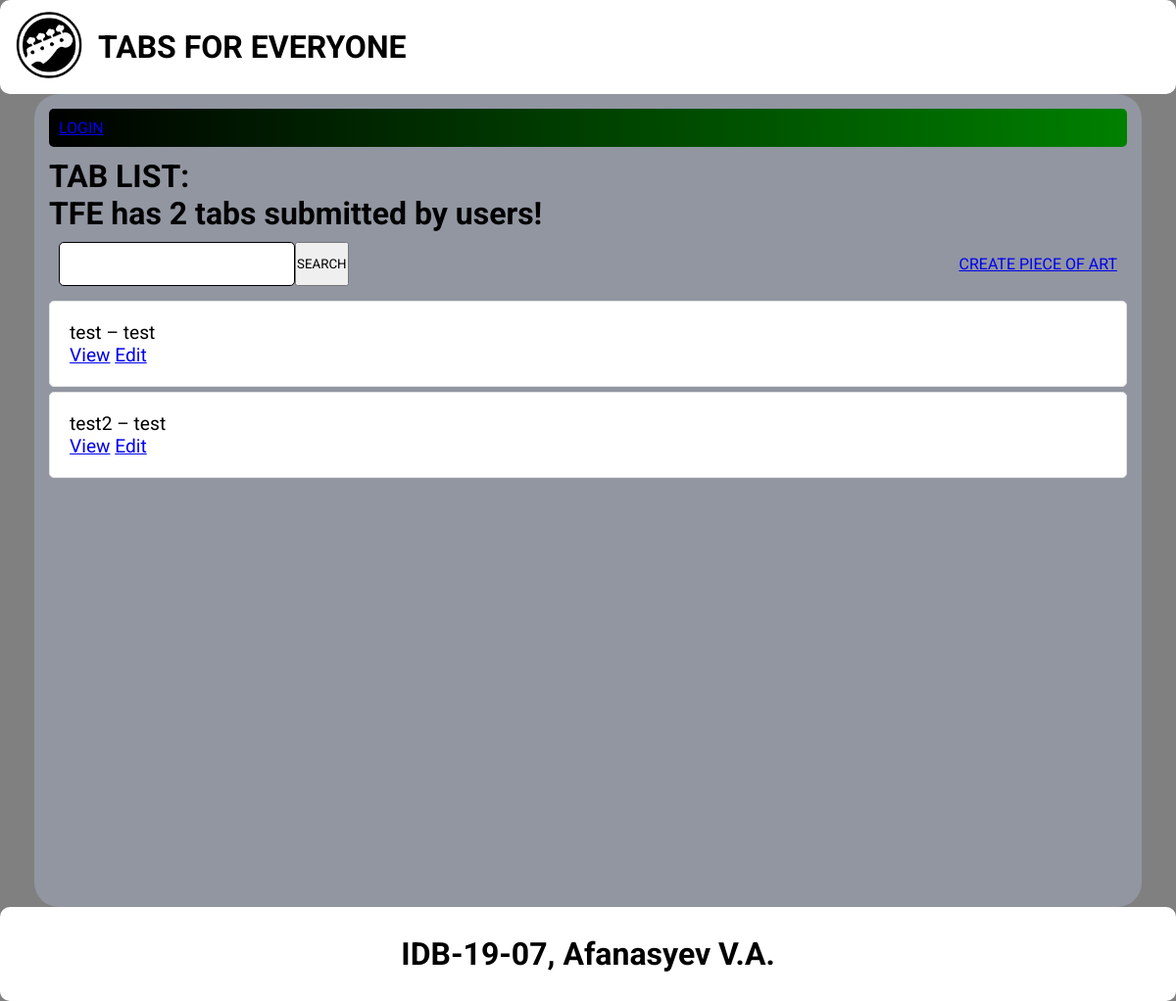
/, run on an earlier commit of the app's database.
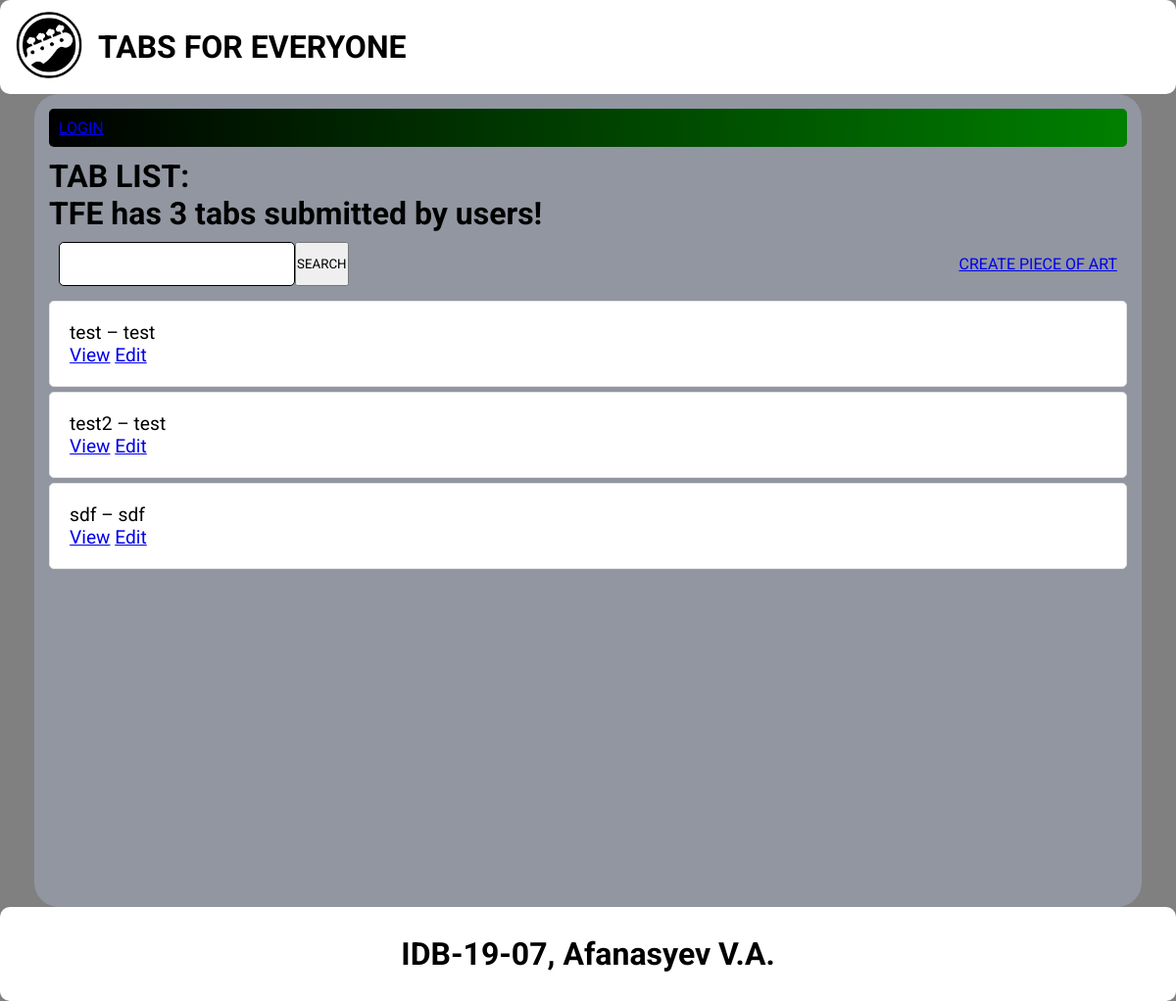
And on a later commit of the database.
### tfe/models.py (models this page shows, shortened)
class Tab(models.Model):
    user = models.ForeignKey(User, on_delete=models.CASCADE, null=True, blank=True)
    time = models.DateTimeField(auto_now_add=True)
    band = models.CharField(max_length=100)
    album = models.CharField(max_length=100, null=True)
    title = models.CharField(max_length=100)
    instrument = models.CharField(max_length=100)
    description = models.TextField(null=True, blank=True)
    tab_image = models.ImageField(upload_to='images/')

### tfe/views.py (the view)
# urls.py: path('', TabList.as_view(), name='tabs'),
class TabList(ListView):
    model = Tab
    context_object_name = 'tabs'
    template_name = 'tfe/index.html'
    def get_context_data(self, *, object_list=None, **kwargs):
        context = super().get_context_data(**kwargs)
        context['tab_count'] = context['tabs'].count()
        search_input = self.request.GET.get('search_area') or ''
        if search_input:
            context['tabs'] = context['tabs'].filter(
                title__icontains=search_input,
                band__icontains=search_input
            )
        context['search_input'] = search_input
        return context

### tfe/templates/tfe/index.html
{% extends 'tfe/main.html' %}
{% block content %}
    <div class="user-bar">
        {% if request.user.is_authenticated %}
            <p>YOU ARE LOGGED IN AS: {{ request.user }}</p>
            <a href="{% url 'tfe:logout' %}">LOGOUT</a>
        {% else %}
            <a href="{% url 'tfe:login' %}">LOGIN</a>
        {% endif %}
    </div>
    <h1 class="tab-list-text">TAB LIST:</h1>
    {% if tab_count > 0 %}
        <h1>TFE has {{ tab_count }} tab{{ tab_count|pluralize:"s" }} submitted by users!</h1>
    {% else %}
        <h1>TFE has 0 tab{{ tab_count|pluralize:"s" }} submitted by users!</h1>
    {% endif %}
    <div class="search-create-wrapper">
        <form method="GET" class="search-area">
            <input type="text" name="search_area" value="{{ search_input }}">
            <input class="search-button" type="submit" value="SEARCH">
        </form>
        <a class="create-button" href="{% url 'tfe:tab_create' %}">CREATE PIECE OF ART</a>
    </div>
    <div class="tab-list-wrapper">
        {% for tab in tabs %}
            <div class="tab-wrapper">
                <div class="tab-band-title">
                    <p>{{ tab.band }} – {{ tab.title }}</p>
                    <a href="{% url 'tfe:tab' tab.id %}">View</a>
                    <a href="{% url 'tfe:tab_update' tab.id %}">Edit</a>
                </div>
            </div>
            {% empty %}
                <h3>No tabs in list</h3>
        {% endfor %}
    </div>
{% endblock content %}

What changed in the data, as far as the page shows it:
added Tab: band "sdf", title "sdf"
Also different on the page:
{{ tab_count }}: "2" → "3"
